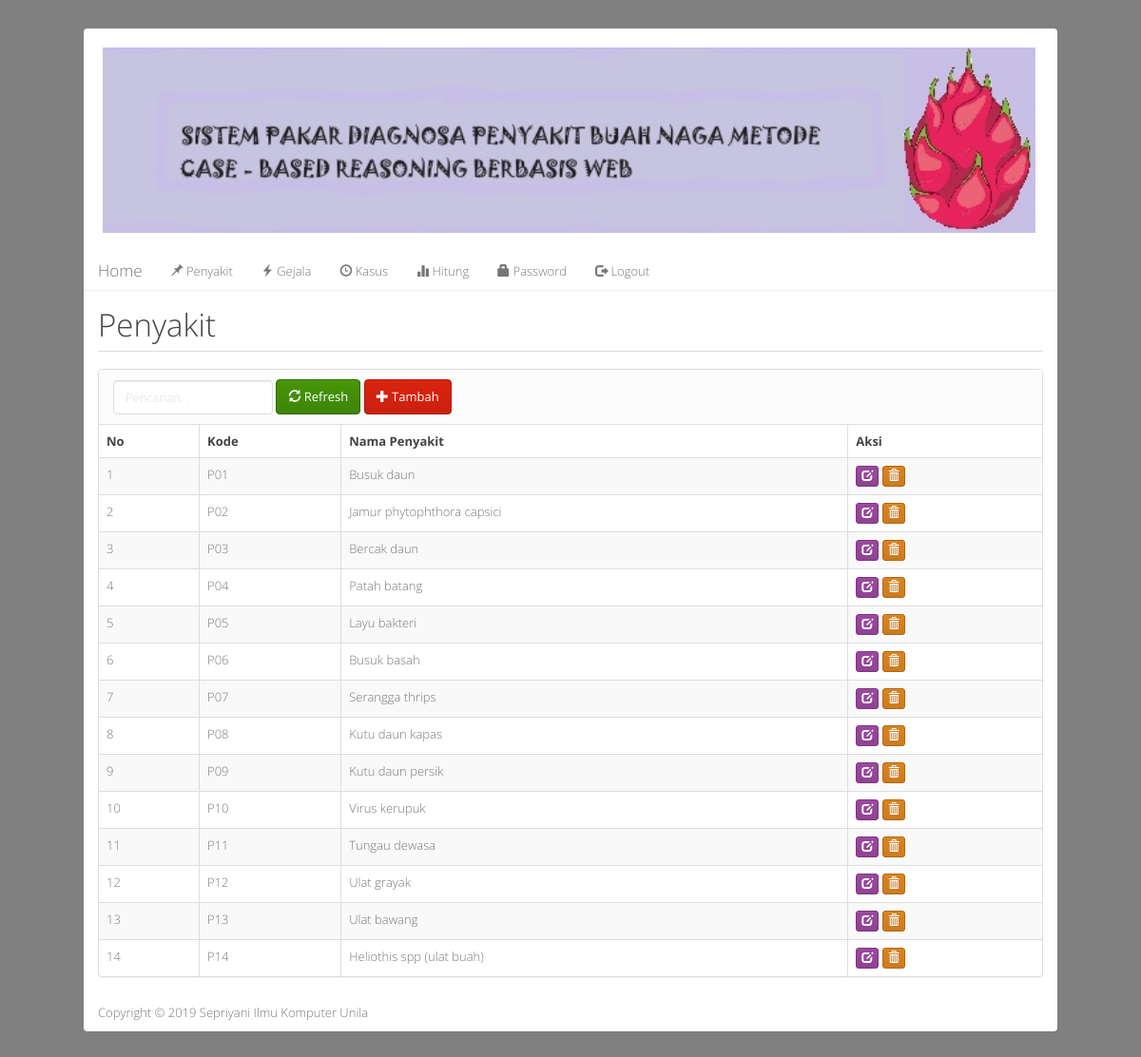
The page /index.php?m=penyakit (signed in) on the database its author committed.
### tables this page shows
CREATE TABLE `tb_penyakit` (
  `kode_penyakit` varchar(16) NOT NULL,
  `nama_penyakit` varchar(255) DEFAULT NULL,
  `penyebab` text,
  `solusi` text,
  PRIMARY KEY (`kode_penyakit`)
);

### config.php (called while the page is built)
<?php
$config["server"]='localhost';
$config["username"]='root';
$config["password"]='';
$config["database_name"]='cbr_bobot';

### functions.php (called while the page is built, shortened)
<?php
include'config.php';
include'includes/db.php';
$db = new DB($config['server'], $config['username'], $config['password'], $config['database_name']);
function esc_field($str){
    if (!get_magic_quotes_gpc())
        return addslashes($str);
    else
        return $str;
}

### includes/db.php (called while the page is built, shortened)
<?php
class DB{
    var $conn = null;
    public function __construct($host, $username, $passwd, $dbname){
        $this->conn = mysqli_connect($host, $username, $passwd, $dbname);
    }
    public function query($sql){
        $query = mysqli_query($this->conn, $sql) or die('<pre>Error mysqli_query: ' . mysqli_error($this->conn) . '<br />' . $sql . '</pre>');
        return $query;
    }
    public function get_results($sql){
        $query = $this->query($sql);
        $arr = array();
        while($row = mysqli_fetch_object($query)){
            $arr[] = $row;
        }
        return $arr;
    }
}

### penyakit.php (the view, shortened to what this page needs)
<div class="page-header">
    <h1>Penyakit</h1>
</div>
<div class="panel panel-default">
    <div class="panel-heading">
        <form class="form-inline">
            <div class="form-group">
                <input class="form-control" type="text" placeholder="Pencarian. . ." name="q" value="<?=$_GET['q']?>" />
            </div>
            <div class="form-group">
                <button class="btn btn-success"><span class="glyphicon glyphicon-refresh"></span> Refresh</button>
            </div>
            <div class="form-group">
                <a class="btn btn-primary" href="?m=penyakit_tambah"><span class="glyphicon glyphicon-plus"></span> Tambah</a>
            </div>
        </form>
    </div>
    <table class="table table-bordered table-hover table-striped">
    <thead>
        <tr class="nw">
            <th>No</th>
            <th>Kode</th>
            <th>Nama Penyakit</th>
            <th>Aksi</th>
        </tr>
    </thead>
    <?php
    $q = esc_field($_GET['q']);
    $rows = $db->get_results("SELECT * FROM tb_penyakit
        WHERE kode_penyakit LIKE '%$q%' OR nama_penyakit LIKE '%$q%' OR penyebab LIKE '%$q%'
        ORDER BY kode_penyakit");
    $no=0;
    foreach($rows as $row):?>
    <tr>
        <td><?=++$no ?></td>
        <td><?=$row->kode_penyakit?></td>
        <td><?=$row->nama_penyakit?></td>
        <td class="nw">
            <a class="btn btn-xs btn-warning" href="?m=penyakit_ubah&ID=<?=$row->kode_penyakit?>"><span class="glyphicon glyphicon-edit"></span></a>
            <a class="btn btn-xs btn-danger" href="aksi.php?act=penyakit_hapus&ID=<?=$row->kode_penyakit?>" onclick="return confirm('Hapus data?')"><span class="glyphicon glyphicon-trash"></span></a>
        </td>
    </tr>
    <?php endforeach;?>
    </table>
</div>

### assets/css/general.css (style rules this page uses)
.nw { white-space: nowrap; }
.page-header { margin-top: 0; padding-bottom: 0; }
.page-header h1 { margin-top: 0; }
body { background: gray; }

### rows shown on the page
tb_penyakit: kode_penyakit "P01", nama_penyakit "Busuk daun"
tb_penyakit: kode_penyakit "P02", nama_penyakit "Jamur phytophthora capsici"
tb_penyakit: kode_penyakit "P03", nama_penyakit "Bercak daun"
tb_penyakit: kode_penyakit "P04", nama_penyakit "Patah batang"
tb_penyakit: kode_penyakit "P05", nama_penyakit "Layu bakteri"
tb_penyakit: kode_penyakit "P06", nama_penyakit "Busuk basah"
tb_penyakit: kode_penyakit "P07", nama_penyakit "Serangga thrips"
tb_penyakit: kode_penyakit "P08", nama_penyakit "Kutu daun kapas"
tb_penyakit: kode_penyakit "P09", nama_penyakit "Kutu daun persik"
tb_penyakit: kode_penyakit "P10", nama_penyakit "Virus kerupuk"
tb_penyakit: kode_penyakit "P11", nama_penyakit "Tungau dewasa"
tb_penyakit: kode_penyakit "P12", nama_penyakit "Ulat grayak"
tb_penyakit: kode_penyakit "P13", nama_penyakit "Ulat bawang"
tb_penyakit: kode_penyakit "P14", nama_penyakit "Heliothis spp (ulat buah)"
